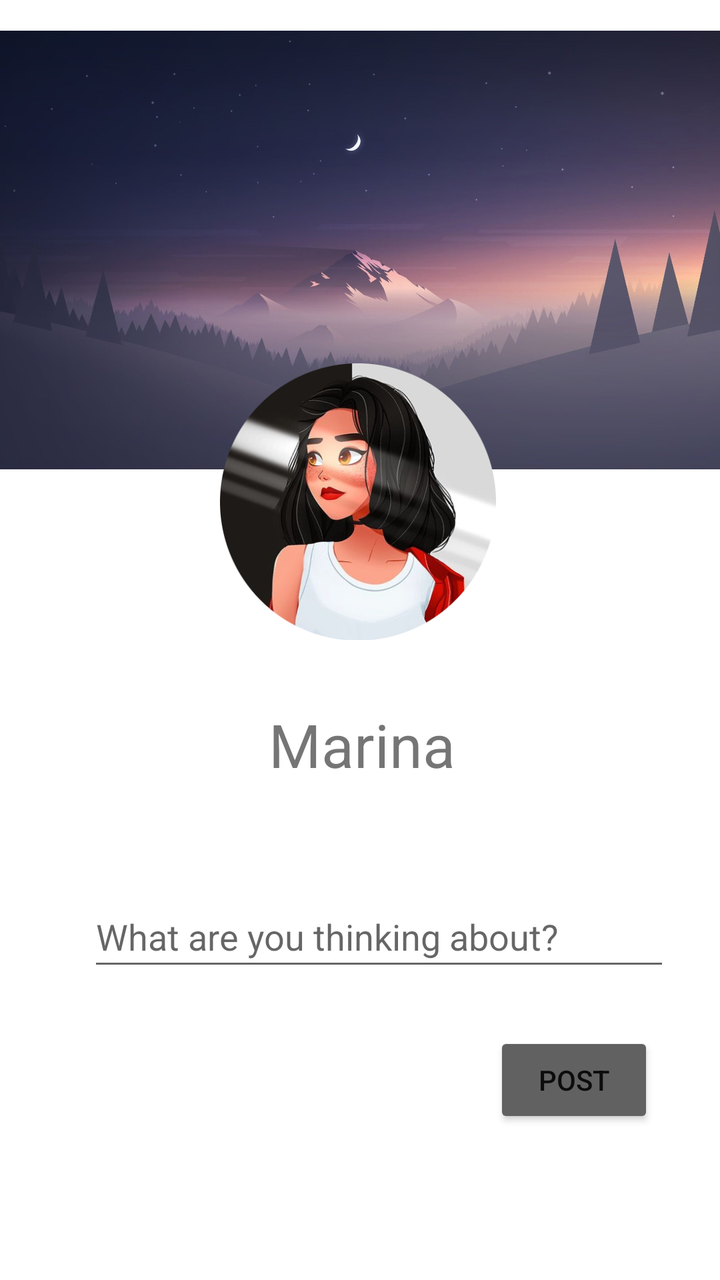
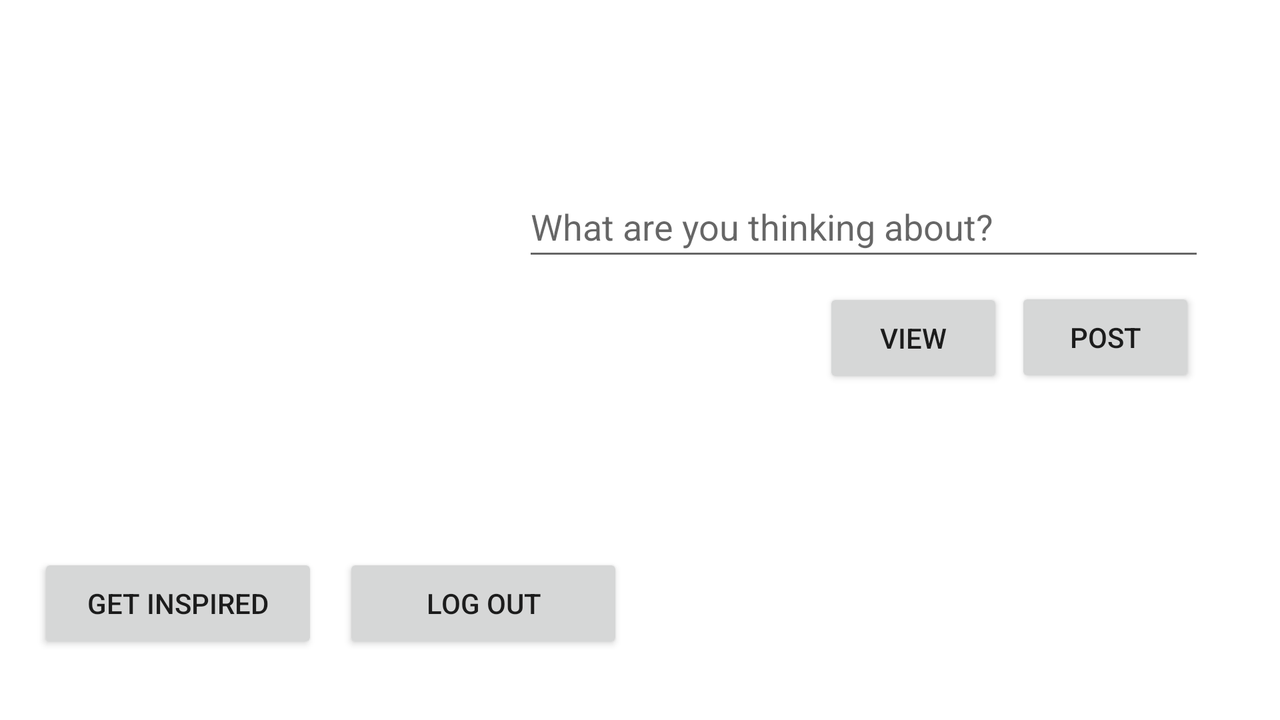

Two renders of one Android screen. The first uses the default layout on a phone; the second uses the alternative layout the repository ships for a different screen configuration, on a matching device. The two XML files are below.
<!-- AndroidManifest.xml: application theme Theme.Laboratory1 -->
<!-- res/layout/activity_third.xml -->
<?xml version="1.0" encoding="utf-8"?>
<RelativeLayout
    xmlns:android="http://schemas.android.com/apk/res/android"
    xmlns:app="http://schemas.android.com/apk/res-auto"
    xmlns:tools="http://schemas.android.com/tools"
    android:layout_width="match_parent"
    android:layout_height="match_parent"
    tools:context=".ThirdActivity">

    <ImageView
        android:id="@+id/imageView"
        android:layout_width="match_parent"
        android:layout_height="250dp"
        app:srcCompat="@drawable/profile_wallpaper" />

    <Button
        android:id="@+id/goToListBtn"
        android:layout_width="wrap_content"
        android:layout_height="wrap_content"
        android:layout_alignParentStart="true"
        android:layout_alignParentLeft="true"
        android:layout_alignParentEnd="true"
        android:layout_alignParentRight="true"
        android:layout_alignParentBottom="true"
        android:layout_marginStart="247dp"
        android:layout_marginLeft="247dp"
        android:layout_marginEnd="33dp"
        android:layout_marginRight="33dp"
        android:layout_marginBottom="76dp"
        android:backgroundTint="@color/grey_700"
        android:text="@string/post_btn"
        app:layout_constraintBottom_toBottomOf="parent"
        app:layout_constraintEnd_toEndOf="parent"
        app:layout_constraintHorizontal_bias="0.891"
        app:layout_constraintStart_toStartOf="parent"
        app:layout_constraintTop_toBottomOf="@+id/yourTxtArea"
        app:layout_constraintVertical_bias="0.049" />

    <TextView
        android:id="@+id/userName"
        android:layout_width="223dp"
        android:layout_height="wrap_content"
        android:layout_below="@+id/setAvatar"
        android:layout_alignParentStart="true"
        android:layout_alignParentLeft="true"
        android:layout_alignParentEnd="true"
        android:layout_alignParentRight="true"
        android:layout_marginStart="95dp"
        android:layout_marginLeft="95dp"
        android:layout_marginTop="0dp"
        android:layout_marginEnd="93dp"
        android:layout_marginRight="93dp"
        android:gravity="center"
        android:text="@string/home_user_name"
        android:textSize="30dp"
        app:layout_constraintBottom_toBottomOf="parent"
        app:layout_constraintEnd_toEndOf="parent"
        app:layout_constraintHorizontal_bias="0.498"
        app:layout_constraintStart_toStartOf="parent"
        app:layout_constraintTop_toBottomOf="@+id/setAvatar"
        app:layout_constraintVertical_bias="0.055" />

    <ImageView
        android:id="@+id/setAvatar"
        android:layout_width="202dp"
        android:layout_height="202dp"
        android:layout_alignParentStart="true"
        android:layout_alignParentLeft="true"
        android:layout_alignParentTop="true"
        android:layout_alignParentEnd="true"
        android:layout_alignParentRight="true"
        android:layout_marginStart="110dp"
        android:layout_marginLeft="110dp"
        android:layout_marginTop="150dp"
        android:layout_marginEnd="112dp"
        android:layout_marginRight="112dp"
        app:layout_constraintBottom_toBottomOf="parent"
        app:layout_constraintEnd_toEndOf="parent"
        app:layout_constraintStart_toStartOf="parent"
        app:layout_constraintTop_toTopOf="parent"
        app:layout_constraintVertical_bias="0.085"
        app:srcCompat="@drawable/profile_picture" />

    <EditText
        android:id="@+id/yourTxtArea"
        android:layout_width="341dp"
        android:layout_height="47dp"
        android:layout_below="@+id/userName"
        android:layout_alignParentStart="true"
        android:layout_alignParentLeft="true"
        android:layout_alignParentEnd="true"
        android:layout_alignParentRight="true"
        android:layout_marginStart="44dp"
        android:layout_marginLeft="44dp"
        android:layout_marginTop="51dp"
        android:layout_marginEnd="25dp"
        android:layout_marginRight="25dp"
        android:ems="10"
        android:hint="@string/hint_txt_post"
        android:inputType="textPersonName"
        app:layout_constraintBottom_toBottomOf="parent"
        app:layout_constraintEnd_toEndOf="parent"
        app:layout_constraintStart_toStartOf="parent"
        app:layout_constraintTop_toBottomOf="@+id/userName"
        app:layout_constraintVertical_bias="0.086" />

</RelativeLayout>
<!-- resources referenced by this layout -->
<resources>
  <color name="grey_700">#616161</color>
  <!-- drawable profile_picture: png bitmap (drawable, 184994 bytes) -->
  <!-- drawable profile_wallpaper: jpg bitmap (drawable, 160136 bytes) -->
  <string name="hint_txt_post">What are you thinking about?</string>
  <string name="home_user_name">Marina</string>
  <string name="post_btn">POST</string>
  <style name="Theme.Laboratory1" parent="Theme.MaterialComponents.DayNight.NoActionBar">
          
          <item name="colorPrimary">@color/purple_500</item>
          <item name="colorPrimaryVariant">@color/purple_700</item>
          <item name="colorOnPrimary">@color/white</item>
          
          <item name="colorSecondary">@color/teal_200</item>
          <item name="colorSecondaryVariant">@color/teal_700</item>
          <item name="colorOnSecondary">@color/black</item>
          
          <item name="android:statusBarColor" tools:targetApi="l">?attr/colorPrimaryVariant</item>
          
      </style>
  <color name="purple_500">#9C27B0</color>
  <color name="purple_700">#7B1FA2</color>
  <color name="white">#FFFFFFFF</color>
  <color name="teal_200">#80CBC4</color>
  <color name="teal_700">#00796B</color>
  <color name="black">#FF000000</color>
</resources>
<!-- res/layout-land/activity_third.xml (the author's variant of the layout above) -->
<!-- drawn on the phone turned sideways -->
<?xml version="1.0" encoding="utf-8"?>
<androidx.constraintlayout.widget.ConstraintLayout xmlns:android="http://schemas.android.com/apk/res/android"
    xmlns:app="http://schemas.android.com/apk/res-auto"
    xmlns:tools="http://schemas.android.com/tools"
    android:layout_width="match_parent"
    android:layout_height="match_parent"
    tools:context=".ThirdActivity">

    <Button
        android:id="@+id/goToListBtn"
        android:layout_width="90dp"
        android:layout_height="50dp"
        android:text="Post"
        app:layout_constraintBottom_toBottomOf="parent"
        app:layout_constraintEnd_toEndOf="parent"
        app:layout_constraintHorizontal_bias="0.923"
        app:layout_constraintStart_toStartOf="parent"
        app:layout_constraintTop_toBottomOf="@+id/yourTxtArea"
        app:layout_constraintVertical_bias="0.047" />

    <TextView
        android:id="@+id/userName"
        android:layout_width="wrap_content"
        android:layout_height="wrap_content"
        android:text=""
        app:layout_constraintBottom_toBottomOf="parent"
        app:layout_constraintEnd_toEndOf="parent"
        app:layout_constraintHorizontal_bias="0.227"
        app:layout_constraintStart_toStartOf="parent"
        app:layout_constraintTop_toBottomOf="@+id/setAvatar"
        app:layout_constraintVertical_bias="0.082" />

    <ImageView
        android:id="@+id/setAvatar"
        android:layout_width="189dp"
        android:layout_height="202dp"
        app:layout_constraintBottom_toBottomOf="parent"
        app:layout_constraintEnd_toEndOf="parent"
        app:layout_constraintHorizontal_bias="0.145"
        app:layout_constraintStart_toStartOf="parent"
        app:layout_constraintTop_toTopOf="parent"
        app:layout_constraintVertical_bias="0.124" />

    <Button
        android:id="@+id/goToMainBtn"
        android:layout_width="140dp"
        android:layout_height="50dp"
        android:text="  Log out  "
        app:layout_constraintBottom_toBottomOf="parent"
        app:layout_constraintEnd_toEndOf="parent"
        app:layout_constraintHorizontal_bias="0.037"
        app:layout_constraintStart_toEndOf="@+id/goToRandomBtn"
        app:layout_constraintTop_toTopOf="parent"
        app:layout_constraintVertical_bias="0.893" />

    <EditText
        android:id="@+id/yourTxtArea"
        android:layout_width="341dp"
        android:layout_height="47dp"
        android:ems="10"
        android:hint="What are you thinking about?"
        android:inputType="textPersonName"
        app:layout_constraintBottom_toBottomOf="parent"
        app:layout_constraintEnd_toEndOf="parent"
        app:layout_constraintHorizontal_bias="0.874"
        app:layout_constraintStart_toStartOf="parent"
        app:layout_constraintTop_toTopOf="parent"
        app:layout_constraintVertical_bias="0.282" />

    <Button
        android:id="@+id/goToRandomBtn"
        android:layout_width="140dp"
        android:layout_height="50dp"
        android:text="Get Inspired"
        app:layout_constraintBottom_toBottomOf="parent"
        app:layout_constraintEnd_toEndOf="parent"
        app:layout_constraintHorizontal_bias="0.038"
        app:layout_constraintStart_toStartOf="parent"
        app:layout_constraintTop_toTopOf="parent"
        app:layout_constraintVertical_bias="0.893" />

    <Button
        android:id="@+id/button"
        android:layout_width="90dp"
        android:layout_height="50dp"
        android:text="VIEW"
        app:layout_constraintBottom_toBottomOf="parent"
        app:layout_constraintEnd_toStartOf="@+id/goToListBtn"
        app:layout_constraintHorizontal_bias="0.986"
        app:layout_constraintStart_toStartOf="parent"
        app:layout_constraintTop_toBottomOf="@+id/yourTxtArea"
        app:layout_constraintVertical_bias="0.05" />


</androidx.constraintlayout.widget.ConstraintLayout>
<!-- resources referenced by the variant -->
<!-- as the phone turned sideways resolves them -->
<resources>
  <style name="Theme.Laboratory1" parent="Theme.MaterialComponents.DayNight.NoActionBar">
          
          <item name="colorPrimary">@color/purple_500</item>
          <item name="colorPrimaryVariant">@color/purple_700</item>
          <item name="colorOnPrimary">@color/white</item>
          
          <item name="colorSecondary">@color/teal_200</item>
          <item name="colorSecondaryVariant">@color/teal_700</item>
          <item name="colorOnSecondary">@color/black</item>
          
          <item name="android:statusBarColor" tools:targetApi="l">?attr/colorPrimaryVariant</item>
          
      </style>
  <color name="purple_500">#9C27B0</color>
  <color name="purple_700">#7B1FA2</color>
  <color name="white">#FFFFFFFF</color>
  <color name="teal_200">#80CBC4</color>
  <color name="teal_700">#00796B</color>
  <color name="black">#FF000000</color>
</resources>
